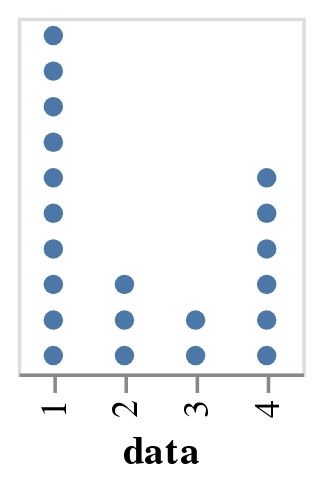

Notebook code for this chart:
### Code cell
import altair as alt
import pandas as pd

source = pd.DataFrame(
    {"data":[1,1,1,1,1,1,1,1,1,1,
             2,2,2,
             3,3,
             4,4,4,4,4,4]
    }
)

fig = alt.Chart(source).mark_circle(opacity=1).transform_window(id='rank()', groupby=['data']).encode(
        alt.X('data:O'),
        alt.Y('id:O',
            axis=None,
            sort='descending')
).properties(height=100)

fig.display()

### Figure 1 — Vega-Lite specification as saved in the notebook (floating-point values rounded to 4 significant figures)
{"config": {"view": {"continuousWidth": 400, "continuousHeight": 300}}, "data": {"name": "data-e55c72ba8eccc1d7808978e728438806"}, "mark": {"type": "circle", "opacity": 1}, "encoding": {"x": {"field": "data", "type": "ordinal"}, "y": {"axis": null, "field": "id", "sort": "descending", "type": "ordinal"}}, "height": 100, "transform": [{"window": [{"op": "rank", "field": "", "as": "id"}], "groupby": ["data"]}], "$schema": "https://vega.github.io/schema/vega-lite/v4.17.0.json", "datasets": {"data-e55c72ba8eccc1d7808978e728438806": [{"data": 1}, {"data": 1}, {"data": 1}, {"data": 1}, {"data": 1}, {"data": 1}, {"data": 1}, {"data": 1}, {"data": 1}, {"data": 1}, {"data": 2}, {"data": 2}, {"data": 2}, {"data": 3}, {"data": 3}, {"data": 4}, {"data": 4}, {"data": 4}, {"data": 4}, {"data": 4}, {"data": 4}]}}
